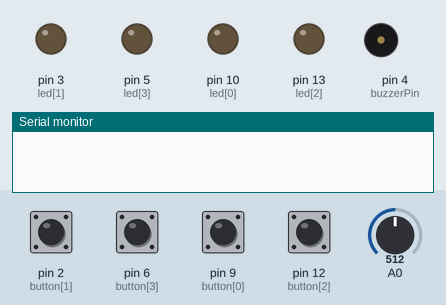
Simulated run of this sketch. Board: Arduino Uno, built with avr-gcc and run on an emulated ATmega328P. Shown: output pins drawn as LEDs (lit = HIGH), buzzer (waves = sounding), the last lines printed to the serial monitor. Dashed ring = blinking. The test bench sets the inputs (shaded band); at power-on: pin 2 (button[1]), pin 6 (button[3]), pin 9 (button[0]), pin 12 (button[2]) HIGH, A0 = 512. Random numbers use the default seed unless the sketch sets one; not simulated (calls return 0 or success): arduino_secrets.h.

Above: at 3.5 s.
3.6 s: pin 6 (button[3]) pulled LOW for 0.15 s
At 3.72 s:
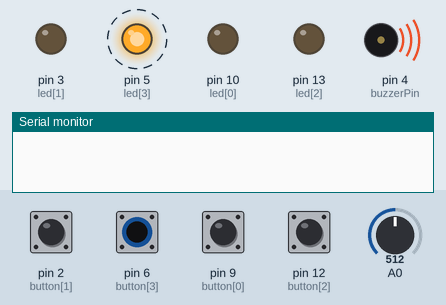
6.7 s: pin 6 (button[3]) pulled LOW for 1 s
At 9.1 s:
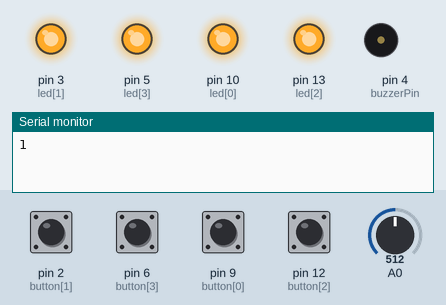
9.6 s: pin 2 (button[1]) pulled LOW for 0.15 s
At 10.55 s:
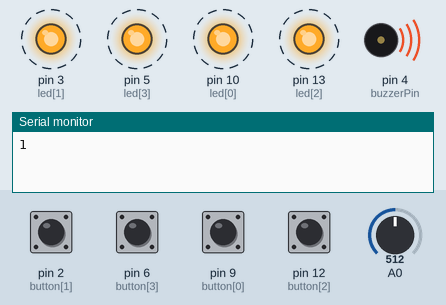
12.6 s: pin 2 (button[1]) pulled LOW for 1 s
Timing chart, 0 to 15.7 s (numbered marks = the images above; inputs shaded):
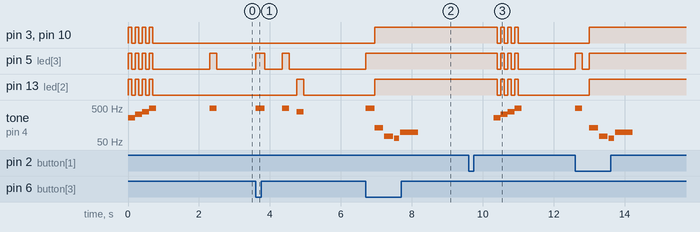

Measured:
- after the input at 9.6 s, pin 3 (led[1]), pin 5 (led[3]), pin 10 (led[0]), pin 13 (led[2]): alternates HIGH for 0.10 s and LOW for 0.10 s, 7 changes in all, then stays LOW, starting after 0.80 s; tone on pin 4 (buzzerPin): plays 262 Hz for 0.20 s, 330 Hz for 0.20 s, 392 Hz for 0.20 s, 494 Hz for 0.20 s, starting after 0.70 s
- by itself, pin 3 (led[1]), pin 10 (led[0]), pin 13 (led[2]): alternates HIGH for 0.10 s and LOW for 0.10 s, 8 changes in all, then stays LOW
- by itself, tone on pin 4 (buzzerPin): plays 262 Hz for 0.20 s, 330 Hz for 0.20 s, 392 Hz for 0.20 s, 494 Hz for 0.20 s, 494 Hz for 0.20 s

The sketch:

Simon_Says.ino
```cpp
#include "arduino_secrets.h"

/*
SparkFun Tinker Kit
Circuit 7: Simon Says Game

The Simon Says game flashes a pattern using LED lights, then the player must repeat the pattern.

This sketch was written by SparkFun Electronics, with lots of help from the Arduino community.
This code is completely free for any use.

View circuit diagram and instructions at: https://learn.sparkfun.com/tutorials/activity-guide-for-sparkfun-tinker-kit/
Download drawings and code at: https://github.com/sparkfun/SparkFun_Tinker_Kit_Code/
*/

//set the pins where the butons, LEDs and buzzer connect

int button[] = {9,2,12,6};     //red is button[0], yellow is button[1], green is button[2], blue is button[3]
int led[] = {10,3,13,5};        //red is led[0], yellow is led[1], green is led[2], blue is led[3]
int tones[] = {262, 330, 392, 494};   //tones to play with each button (c, e, g, b)

int roundsToWin =7;         //number of rounds the player has to play before they win the game (the array can only hold up to 16 rounds)
int buttonSequence[16];       //make an array of numbers that will be the sequence that the player needs to remember

int buzzerPin = 4;           //pin that the buzzer is connected to

int pressedButton = 4;        //a variable to remember which button is being pressed. 4 is the value if no button is being pressed.
int roundCounter = 1;         //keeps track of what round the player is on


long startTime = 0;           //timer variable for time limit on button press
long timeLimit = 2000;        //time limit to hit a button

boolean gameStarted = false;      //variable to tell the game whether or not to play the start sequence

void setup(){
  Serial.begin(9600);
  //set all of the button pins to input_pullup (use the builtin pullup resistors)
  pinMode(button[0], INPUT_PULLUP);
  pinMode(button[1], INPUT_PULLUP);
  pinMode(button[2], INPUT_PULLUP);
  pinMode(button[3], INPUT_PULLUP);

  //set all of the LED pins to output
  pinMode(led[0], OUTPUT);
  pinMode(led[1], OUTPUT);
  pinMode(led[2], OUTPUT);
  pinMode(led[3], OUTPUT);

  pinMode(buzzerPin, OUTPUT);   //set the buzzer pin to output
}

void loop(){


if (gameStarted == false){    //if the game hasn't started yet
  startSequence();            //flash the start sequence
  roundCounter = 0;           //reset the round counter
  delay(1500);                //wait a second and a half
  gameStarted = true;         //set gameStarted to true so that this sequence doesn't start again
}

//each round, start by flashing out the sequence to be repeated
for(int i=0; i <= roundCounter; i++){   //go through the array up to the current round number
  flashLED(buttonSequence[i]);          //turn on the LED for that array position and play the sound
  delay(200);                           //wait
  allLEDoff();                          //turn all of the LEDs off
  delay(200);
}

//then start going through the sequence one at a time and see if the user presses the correct button
for(int i=0; i <= roundCounter; i++){   //for each button to be pressed in the sequence

  startTime = millis();                 //record the start time

  while(true){  //loop until the player presses a button or the time limit is up (the time limit check is in an if statement)

    pressedButton = buttonCheck();      //every loop check to see which button is pressed

    if (pressedButton < 4){             //if a button is pressed... (4 means that no button is pressed)

      flashLED(pressedButton);          //flash the LED for the button that was pressed

      if(pressedButton == buttonSequence[i]){   //if the button matches the button in the sequence
          delay(250);                   //leave the LED light on for a moment
          allLEDoff();                  //then turn off all of the lights and
          break;                        //end the while loop (this will go to the next number in the for loop)

      } else{                           //if the button doesn't match the button in the sequence
                Serial.println(roundCounter);
          loseSequence();               //play the lose sequence (the loose sequence stops the program)
          break;                        //when the program gets back from the lose sequence, break the while loop so that the game can start over
      }

    } else {                            //if no button is pressed
      allLEDoff();                      //turn all the LEDs off
    }

    //check to see if the time limit is up
    if(millis() - startTime > timeLimit){
      Serial.println(roundCounter);//if the time limit is up
      loseSequence();                       //play the lose sequence
      break;                                //when the program gets back from the lose sequence, break the while loop so that the game can start over
    }
  }
}

  roundCounter = roundCounter + 1;      //increase the round number by 1

  if (roundCounter >= roundsToWin){               //if the player has gotten to the 16th round
          Serial.println(roundCounter);
    winSequence();                      //play the winning song
  }

  delay(500);                           //wait for half a second between rounds


}

//----------FUNCTIONS------------

//FLASH LED
void flashLED (int ledNumber){
  digitalWrite(led[ledNumber], HIGH);
  tone(buzzerPin, tones[ledNumber]);
}

//TURN ALL LEDS OFF
void allLEDoff (){
  //turn all the LEDs off
  digitalWrite(led[0],LOW);
  digitalWrite(led[1],LOW);
  digitalWrite(led[2],LOW);
  digitalWrite(led[3],LOW);
  //turn the buzzer off
  noTone(buzzerPin);
}

//CHECK WHICH BUTTON IS PRESSED
int buttonCheck(){
  //check if any buttons are being pressed
  if(digitalRead(button[0]) == LOW){
    return 0;
  }else if(digitalRead(button[1]) == LOW){
    return 1;
  }else if(digitalRead(button[2]) == LOW){
    return 2;
  }else if(digitalRead(button[3]) == LOW){
    return 3;
  }else{
    return 4; //this will be the value for no button being pressed
  }
}

//START SEQUENCE
void startSequence(){

  randomSeed(analogRead(A0));   //make sure the random numbers are really random

  //populate the buttonSequence array with random numbers from 0 to 3
  for (int i=0;i<=roundsToWin;i++){
    buttonSequence[i] = round(random(0,4));
  }

  //flash all of the LEDs when the game starts
  for(int i=0; i<=3; i++){

    tone(buzzerPin, tones[i], 200); //play one of the 4 tones

    //turn all of the leds on
    digitalWrite(led[0],HIGH);
    digitalWrite(led[1],HIGH);
    digitalWrite(led[2],HIGH);
    digitalWrite(led[3],HIGH);

    delay(100);         //wait for a moment

    //turn all of the leds off
    digitalWrite(led[0],LOW);
    digitalWrite(led[1],LOW);
    digitalWrite(led[2],LOW);
    digitalWrite(led[3],LOW);

    delay(100);   //wait for a moment

  } //this will repeat 4 times
}

//WIN SEQUENCE
void winSequence(){

  //turn all the LEDs on
  for(int j=0; j<=3; j++){
    digitalWrite(led[j], HIGH);
  }

  //play the 1Up noise
  tone(buzzerPin, 1318, 150);   //E6
  delay(175);
  tone(buzzerPin, 1567, 150);   //G6
  delay(175);
  tone(buzzerPin, 2637, 150);   //E7
  delay(175);
  tone(buzzerPin, 2093, 150);   //C7
  delay(175);
  tone(buzzerPin, 2349, 150);   //D7
  delay(175);
  tone(buzzerPin, 3135, 500);   //G7
  delay(500);

  //wait until a button is pressed
  do {
    pressedButton = buttonCheck();
  } while(pressedButton > 3);
  delay(100);

  gameStarted = false;   //reset the game so that the start sequence will play again.

}

//LOSE SEQUENCE
void loseSequence(){

  //turn all the LEDs on
  for(int j=0; j<=3; j++){
    digitalWrite(led[j], HIGH);
  }

  //play the 1Up noise
  tone(buzzerPin, 130, 250);   //E6
  delay(275);
  tone(buzzerPin, 73, 250);   //G6
  delay(275);
  tone(buzzerPin, 65, 150);   //E7
  delay(175);
  tone(buzzerPin, 98, 500);   //C7
  delay(500);

  //wait until a button is pressed
  do {
    pressedButton = buttonCheck();
  } while(pressedButton > 3);
  delay(200);

  gameStarted = false;   //reset the game so that the start sequence will play again.
}
```
